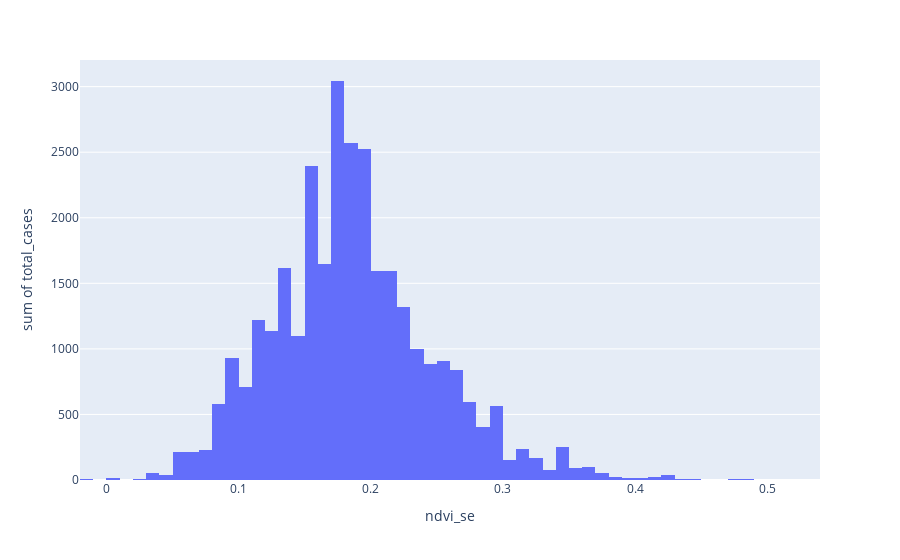

This figure's notebook cell:
### Code cell
px.histogram(merged_df, x='ndvi_se', y='total_cases')

### Figure 1 — Plotly figure (JSON) as saved in the notebook; plotly's stock layout.template omitted (floating-point values rounded to 4 significant figures; data arrays with more than 128 entries replaced by an {"elided": "..."} marker saying what was removed)
{"data": [{"alignmentgroup": "True", "bingroup": "x", "histfunc": "sum", "hovertemplate": "ndvi_se=%{x}<br>sum of total_cases=%{y}<extra></extra>", "legendgroup": "", "marker": {"color": "#636efa", "pattern": {"shape": ""}}, "name": "", "offsetgroup": "", "orientation": "v", "showlegend": false, "type": "histogram", "x": {"elided": "1456 float values"}, "xaxis": "x", "y": {"elided": "1456 int values"}, "yaxis": "y"}], "layout": {"barmode": "relative", "legend": {"tracegroupgap": 0}, "margin": {"t": 60}, "xaxis": {"anchor": "y", "domain": [0, 1], "title": {"text": "ndvi_se"}}, "yaxis": {"anchor": "x", "domain": [0, 1], "title": {"text": "sum of total_cases"}}}}
